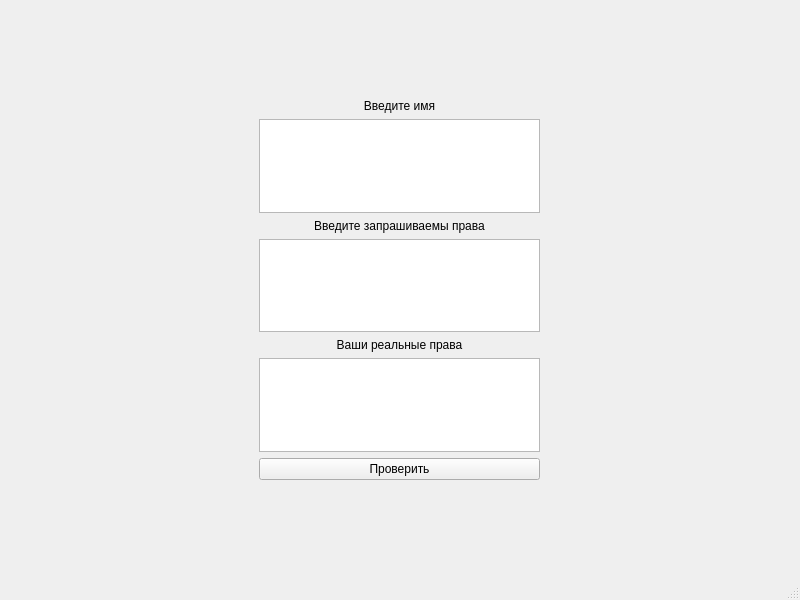
<?xml version="1.0" encoding="UTF-8"?>
<ui version="4.0">
 <class>MainWindow</class>
 <widget class="QMainWindow" name="MainWindow">
  <property name="geometry">
   <rect>
    <x>0</x>
    <y>0</y>
    <width>800</width>
    <height>600</height>
   </rect>
  </property>
  <property name="windowTitle">
   <string>MainWindow</string>
  </property>
  <widget class="QWidget" name="centralwidget">
   <widget class="QWidget" name="verticalLayoutWidget">
    <property name="geometry">
     <rect>
      <x>259</x>
      <y>99</y>
      <width>281</width>
      <height>381</height>
     </rect>
    </property>
    <layout class="QVBoxLayout" name="verticalLayout">
     <item>
      <widget class="QLabel" name="label">
       <property name="text">
        <string>Введите имя</string>
       </property>
       <property name="alignment">
        <set>Qt::AlignCenter</set>
       </property>
      </widget>
     </item>
     <item>
      <widget class="QTextEdit" name="userName"/>
     </item>
     <item>
      <widget class="QLabel" name="label_2">
       <property name="text">
        <string>Введите запрашиваемы права</string>
       </property>
       <property name="alignment">
        <set>Qt::AlignCenter</set>
       </property>
      </widget>
     </item>
     <item>
      <widget class="QTextEdit" name="askedRights"/>
     </item>
     <item>
      <widget class="QLabel" name="label_3">
       <property name="text">
        <string>Ваши реальные права</string>
       </property>
       <property name="alignment">
        <set>Qt::AlignCenter</set>
       </property>
      </widget>
     </item>
     <item>
      <widget class="QTextEdit" name="realRights">
       <property name="readOnly">
        <bool>true</bool>
       </property>
      </widget>
     </item>
     <item>
      <widget class="QPushButton" name="pushButton">
       <property name="text">
        <string>Проверить</string>
       </property>
      </widget>
     </item>
    </layout>
   </widget>
  </widget>
  <widget class="QMenuBar" name="menubar">
   <property name="geometry">
    <rect>
     <x>0</x>
     <y>0</y>
     <width>800</width>
     <height>26</height>
    </rect>
   </property>
  </widget>
  <widget class="QStatusBar" name="statusbar"/>
 </widget>
 <resources/>
 <connections/>
</ui>
